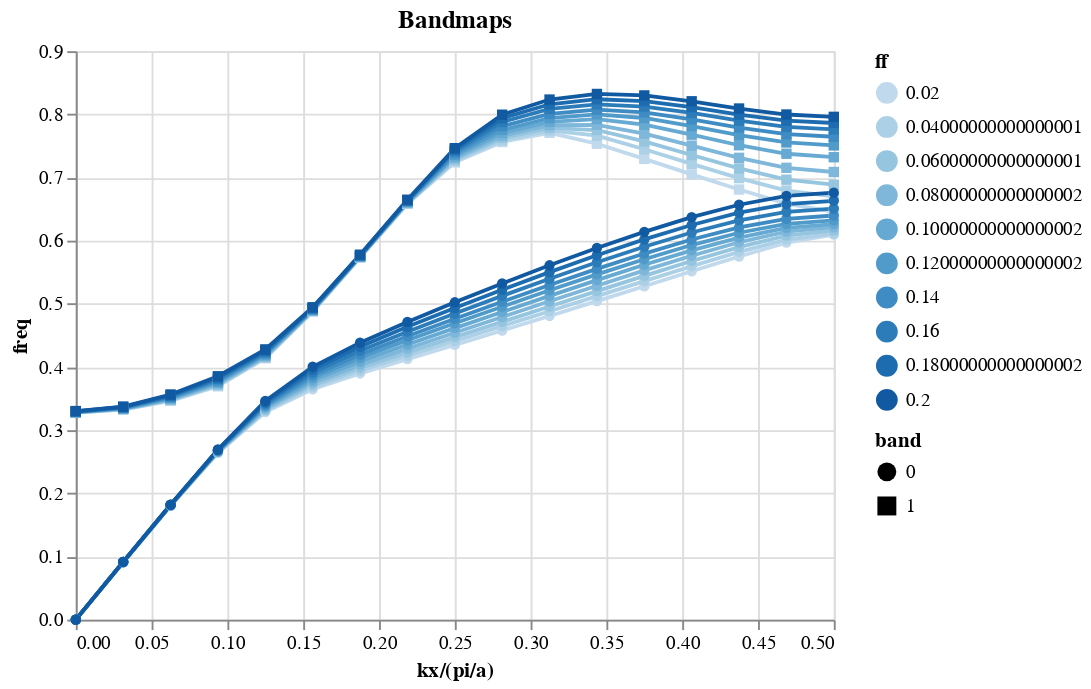

The notebook cell this image was saved under:
### Markdown cell above
不同参数的能带图如下：

### Code cell
freqs = np.array([])
bands = np.array([])
kxs = np.array([])
a = np.array([])
ffs = np.array([])
for ch_dirname in df_files['ch_dir']:
    filename = scan_dirname+'/'+ch_dirname+"/result/model.h5"
    result = mod.read_h5(filename)
    all_freqs = result['Mode_bandmap_']['all_freqs']
    k_points = result['Mode_bandmap_']['k_points']
    for b in range(all_freqs.shape[1]):
        freqs = np.hstack([freqs, all_freqs[:,b]])
        bands =np.hstack([bands, np.ones_like(all_freqs[:,b])*b])
        kxs =np.hstack([kxs, [k['x'] for k in k_points]])
        a =np.hstack([a, np.ones_like(all_freqs[:,b])*result['a']])
        ffs =np.hstack([ffs, np.ones_like(all_freqs[:,b])*result['ff']])
        
df_bandmaps = pd.DataFrame({
    'freq': freqs,
    'band': bands,
    'kx': kxs,
    'a': a,
    'ff': ffs,
})

alt_bandmaps = alt.Chart(df_bandmaps).mark_line().encode(
    x=alt.X('kx',scale=alt.Scale(zero=False),title='kx/(pi/a)'),
    y=alt.Y('freq',scale=alt.Scale(zero=False)),
    shape = alt.Shape('band:N'),
    color=alt.Color('ff:O'),
    tooltip=['a','ff', 'band', 'kx', 'freq'],
    detail=['ff:O','band:N'],
).properties(title='Bandmaps')

alt_bandmaps.save('sample/bandmap_of_1DPhotonicCrystal/bandmaps.html')
alt_bandmaps

### Figure 1 — Vega-Lite specification as saved in the notebook (floating-point values rounded to 4 significant figures; data arrays with more than 128 entries replaced by an {"elided": "..."} marker saying what was removed)
{"config": {"view": {"continuousWidth": 400, "continuousHeight": 300}}, "data": {"name": "data-f51a88fa38c2a1e41e7fe6ddd2f323ad"}, "mark": "line", "encoding": {"color": {"field": "ff", "type": "ordinal"}, "detail": [{"field": "ff", "type": "ordinal"}, {"field": "band", "type": "nominal"}], "shape": {"field": "band", "type": "nominal"}, "tooltip": [{"field": "a", "type": "quantitative"}, {"field": "ff", "type": "quantitative"}, {"field": "band", "type": "quantitative"}, {"field": "kx", "type": "quantitative"}, {"field": "freq", "type": "quantitative"}], "x": {"field": "kx", "scale": {"zero": false}, "title": "kx/(pi/a)", "type": "quantitative"}, "y": {"field": "freq", "scale": {"zero": false}, "type": "quantitative"}}, "title": "Bandmaps", "$schema": "https://vega.github.io/schema/vega-lite/v4.17.0.json", "datasets": {"data-f51a88fa38c2a1e41e7fe6ddd2f323ad": {"elided": "340 records"}}}
